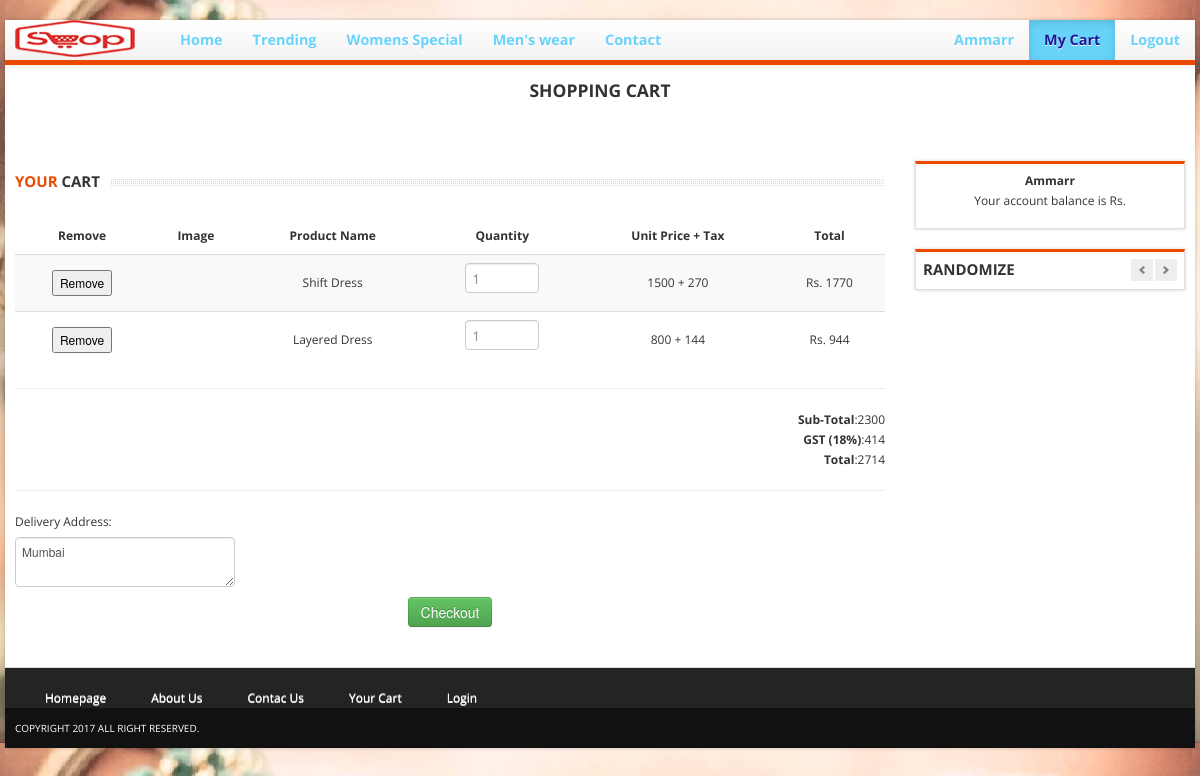
Page /cart.php (signed in) on the committed database.
### tables this page shows
CREATE TABLE `register` (
  `id` int(11) NOT NULL,
  `name` varchar(250) NOT NULL,
  `mobile` text NOT NULL,
  `email` varchar(250) NOT NULL,
  `address` text NOT NULL,
  `delivery_address` text NOT NULL,
  `password` varchar(250) NOT NULL,
  `cart1` varchar(10) NOT NULL,
  `cart2` varchar(10) NOT NULL,
  `cart3` varchar(10) NOT NULL,
  `cart4` varchar(10) NOT NULL,
  `cart5` varchar(10) NOT NULL,
  `lname` varchar(250) NOT NULL,
  `city` varchar(250) NOT NULL,
  `post_code` int(10) NOT NULL,
  `state` varchar(250) NOT NULL,
  `country` varchar(250) NOT NULL,
  `created_at` timestamp NOT NULL DEFAULT CURRENT_TIMESTAMP
);

CREATE TABLE `products` (
  `pid` int(11) NOT NULL,
  `pname` varchar(50) NOT NULL,
  `pprice` int(10) NOT NULL,
  `pimage` varchar(250) NOT NULL,
  `pdesc` text NOT NULL,
  `slider_active` int(11) NOT NULL,
  `ptype` varchar(20) NOT NULL
);

### profile.php (called while the page is built, shortened)
<?php
include_once("config.php");
if(isset($_SESSION["uid"]) || !empty($_SESSION["uid"]))
{
	$errstatus=0;
	$uid = $_SESSION['uid'];
	if($errstatus!=1)
	{
		$sql="SELECT  * FROM  register WHERE email='$uid'";
		$res =$mysqli->query($sql);
		if($res->num_rows==1)
		{
			$row=$res->fetch_assoc();
		}
	}
}
?>

### cart.php (the view, shortened to what this page needs)
<!DOCTYPE html>
<html lang="en">
	<head>
		<link href="bootstrap/css/bootstrap.min.css" rel="stylesheet">
		<link href="bootstrap/css/bootstrap-responsive.min.css" rel="stylesheet">
		<link href="themes/css/bootstrappage.css" rel="stylesheet"/>
		<link href="themes/css/flexslider.css" rel="stylesheet"/>
		<link href="themes/css/main.css" rel="stylesheet"/>
	</head>
	<?php include_once("profile.php"); ?>
    <body>
		<div id="wrapper" class="container">
			<section class="navbar main-menu">
				<div class="navbar-inner main-menu">
				<a href="index.php" class="logo pull-left"><img src="themes/images/logo.png" style="width:120px; height: 37px" class="site_logo" alt=""></a>
					<div class="navbar-default navbar-nav" style="background-color: #67D3F9; padding-left: 150px">
      					<ul class="nav navbar-nav">
							<li><a href="index.php">Home</a></li>
					        <li><a href="Trending1.php">Trending</a></li>
					        <li><a href="Women Products.php">Womens Special</a></li>
					        <li><a href="Man Products.php">Men's wear</a></li>
					        <li><a href="contact.php">Contact</a></li>
					    </ul>
					    <ul class="nav navbar-nav pull-right">
							<?php
								if(!isset($_SESSION["uid"]))
								{
									echo '<li><a href="register.php"><span class="glyphicon glyphicon-user"></span>My Account</a></li>';
								}
								else
								{
									echo '<li><a href="myprofile.php"><span class="glyphicon glyphicon-user"></span>'.$row['name'].'</a></li>';
								}
							?>
							<li class="active"s><a href="cart.php"><span class="glyphicon glyphicon-shopping-cart"></span>My Cart</a></li>
							<?php
								if(!isset($_SESSION["uid"]))
								{
									echo '<li><a href="register.php">Login</a></li>';
								}
								else
								{
									echo '<li><a href="logout.php">Logout</a></li>';
								}
							?>
						</ul>
				</div>
			</section>
			<section class="header_text sub">
				<h4><span>Shopping Cart</span></h4>
			</section>
			<section class="main-content">
				<div class="row">
					<div class="span9">
						<h4 class="title"><span class="text"><strong>Your</strong> Cart</span></h4>
						<table class="table table-striped">
							<thead>
								<tr>
									<th style="text-align: center; vertical-align: middle;">Remove</th>
									<th style="text-align: center; vertical-align: middle;">Image</th>
									<th style="text-align: center; vertical-align: middle;">Product Name</th>
									<th style="text-align: center; vertical-align: middle;">Quantity</th>
									<th style="text-align: center; vertical-align: middle;">Unit Price + Tax</th>
									<th style="text-align: center; vertical-align: middle;">Total</th>
								</tr>
							</thead>
							<tbody>
								<?php
							$grandtotal=0;
							$totgst = 0;
							for($i=1;$i<=5;$i++)
							{
								if($row["cart$i"]!="")
								{
									$sql="SELECT  * FROM  products WHERE pid='".$row["cart$i"]."'";
									$res =$mysqli->query($sql);
									if($res->num_rows==1)
									{
										global $prow;
										$prow=$res->fetch_assoc();
									}
									$grandtotal += $prow["pprice"];
									$gstp = ($prow["pprice"]*18)/100;
									$totgst += $gstp;
									echo '<tr>';
									echo '<td style="text-align: center; vertical-align: middle;"><button type="checkbox" value="'.$row["cart$i"].'" onclick="removeItem('.$row["cart$i"].')">Remove</button></td>';
									echo '<td style="text-align: center; vertical-align: middle;"><bu><a href="product_detail.php"><img alt="" src="'.$prow["pimage"].'"></a></td>';
									echo '<td style="text-align: center; vertical-align: middle;"><bu>'.$prow["pname"].'</td>';
									echo '<td style="text-align: center; vertical-align: middle;"><bu><input type="text" placeholder="1" class="input-mini"></td>';
									echo '<td style="text-align: center; vertical-align: middle;"><bu>'.$prow["pprice"].' + '.$gstp.'</td>';
									echo '<td style="text-align: center; vertical-align: middle;"><bus>Rs. '.($prow["pprice"]+$gstp).'</td>';
									echo '</tr>';
								}
							}
							?>
							</tbody>
						</table>
						<hr>
						<p class="cart-total right">
							<strong>Sub-Total</strong>:<?php echo $grandtotal; ?><br>
							<strong>GST (18%)</strong>:<?php echo $totgst; ?><br>
							<strong>Total</strong>:<?php echo $grandtotal+$totgst; ?><br>
						</p>
						<hr/>
						<form method="post">
							<label>Delivery Address: </label>
							<textarea name="address"><?php echo $row['address']; ?></textarea><br>
							<p class="center">
								<input type="submit" class="btn btn-success" name="purchased" value="Checkout">
							</p>
						</form>
					</div>
					<div class="span3 col">
						<div class="block pull">
							<strong><?php echo $row['name']; ?></strong><br>
							<p>Your account balance is Rs. <strong><?php echo $row['balance']; ?></strong></p>
						</div>
						<div class="block">
							<h4 class="title">
								<span class="pull-left"><span class="text">Randomize</span></span>
								<span class="pull-right">
									<a class="left button" href="#myCarousel" data-slide="prev"></a><a class="right button" href="#myCarousel" data-slide="next"></a>
								</span>
							</h4>
						</div>
					</div>
				</div>
			</section>
			<section id="footer-bar">
						<nav class="navbar">
						<ul class="nav navbar-nav">
							<li><a href="./index.php">Homepage</a></li>
							<li><a href="./about.php">About Us</a></li>
							<li><a href="./contact.php">Contac Us</a></li>
							<li><a href="./cart.php">Your Cart</a></li>
							<li><a href="./register.php">Login</a></li>
						</ul></nav>
			</section>
			<section id="copyright">
				<span>Copyright 2017 All right reserved.</span>
			</section>
		</div>
    </body>
</html>

### themes/css/main.css (style rules this page uses)
body { font-size: 12px; font-family: 'Open Sans', arial, tahoma, sans-serif; background:url(acc61.png) repeat 0 0 fixed; }
label, input, button, select, textarea { font-size: 12px; }
ul li a,a { color:#333; outline:0; -webkit-transition: all 0.2s linear; -moz-transition: all 0.2s linear; -o-transition: all 0.2s linear; -ms-transition: all 0.2s linear; transition: all 0.2s linear; }
a { color:#eb4800; }
.left { text-align:left !important; }
.center { text-align:center !important; }
.right { text-align:right !important; }
#wrapper,#top-bar { background: #fff; margin: 20px auto 20px auto; box-shadow: 0px 0px 4px 0px rgba(0, 0, 0, 0.2); -moz-box-shadow: 0px 0px 4px 0px rgba(0, 0, 0, 0.2); -webkit-box-shadow: 0px 0px 4px 0px rgba(0, 0, 0, 0.2); padding:0px 10px; }
section.homepage-slider, section.navbar, section.google_map, section#footer-bar, section#copyright { margin-left: -10px; margin-right: -10px; }
section.header_text { background:url(../images/bg_h.png) no-repeat bottom; text-align:center; padding:15px 0 20px 0; font-size:16px; line-height:30px; border-bottom:1px solid #fff; }
section.header_text.sub { font-size:14px; margin-bottom:40px; }
section.header_text.sub h4 { text-transform:uppercase; margin:0; }
section#footer-bar, section#copyright { padding:10px 10px; }
section#footer-bar { margin-top:20px; padding-top:10px; background-color:#242424; border-top:1px solid #ddd; color:#777; }
section#footer-bar a { text-indent:15px; color:#fff; }
section#footer-bar .nav a { background: url(../images/trigger_right.png) no-repeat 5px 7px; }
section#copyright { background-color:#111111; color:#fff; font-size:10px; text-transform:uppercase; }
section.navbar { margin-bottom:0; }
.navbar-inner.main-menu { height: 40px; padding-left:10px; padding-right:0; border-right: 0; border-left: 0; border-top: 0; border-bottom:5px solid #eb4800; -webkit-border-radius: 0; -moz-border-radius: 0; border-radius: 0; filter: none; }
.navbar-inner.main-menu a.logo { position:absolute; }
h4.title { background: url(../images/line_bar.png) 0 8px repeat-x; padding-bottom:5px; margin-bottom:15px; overflow:hidden; text-transform:uppercase; font-size:15px; min-height:27px; width:100%; }
h4.title strong { color:#eb4800; }
h4.title span.text { background-color:#fff; padding-right:10px; }
h4.title .left { background: url(../images/arrow-pleft.png) #eee no-repeat center center; margin-right:2px; }
h4.title .right { background: url(../images/arrow-p.png) #eee no-repeat center center; }
h4.title .pull-right { background-color:#fff; padding-left:10px; }
h4.title .left,h4.title .right { display: inline-block; width: 22px; height: 22px; cursor: pointer; }
.block { text-align: center; padding: 7px; border: 1px solid #ddd; border-top: 3px solid #eb4800; -moz-box-shadow: 0 0 3px 0 #ccc; -webkit-box-shadow: 0 0 3px 0 #ccc; box-shadow: 0 0 3px 0 #ccc; margin-bottom: 20px; }
.block h4 { background: url(../images/bg_h.png) no-repeat bottom left; margin: 0 0 20px 0; border-bottom:1px solid #eee; }

### cart.php (style rules this page uses)
.navbar-default { background-color: #67D3F9; border-color: #67D3F9; }
.navbar-default .navbar-nav > li > a { font-size: 1.2em; font-weight: bold; color: #67D3F9; }
.navbar-default .navbar-nav > .active > a, .navbar-default .navbar-nav > .active > a:hover, .navbar-default .navbar-nav > .active > a:focus { background-color: #67D3F9; color: #1C1698; }

### rows in the picture
register: name "Ammarr", address "Mumbai"
products: $row["cart$i"] 3 (drawn), pname "Shift Dress", pprice "1500", pprice "270", $prow["pprice"]+$gstp "1770"
products: $row["cart$i"] 4 (drawn), pname "Layered Dress", pprice "800", pprice "144", $prow["pprice"]+$gstp "944"

### other values in the picture
$grandtotal "2300"
$totgst "414"
$grandtotal+$totgst "2714"
